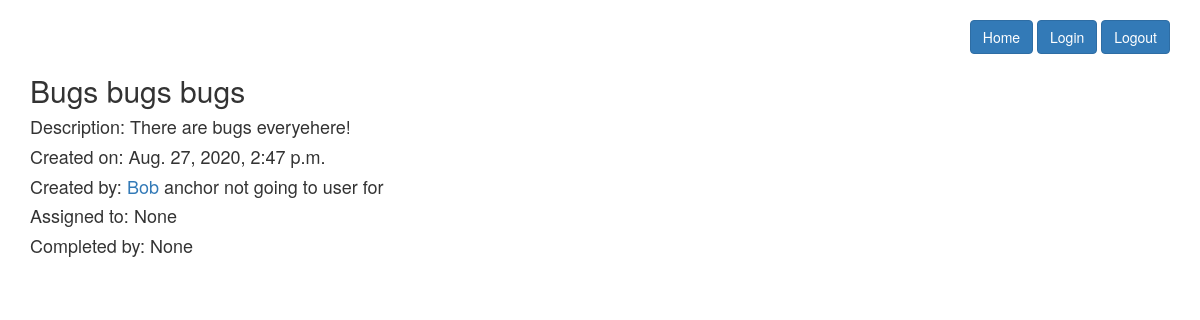
The page /ticket/2/ on the database as committed earlier.
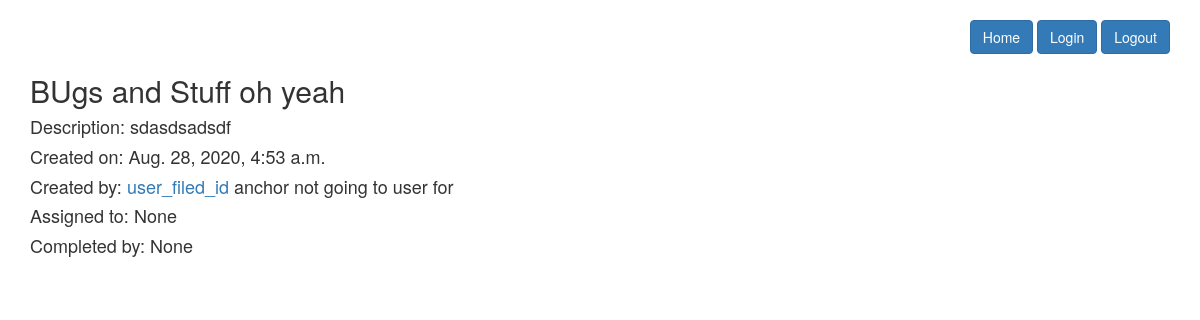
The same page on the database as committed later.
### homepage/models.py (models this page shows, shortened)
class Ticket(models.Model):
    title = models.CharField(max_length=50)
    post_date = models.DateTimeField(default=timezone.now)
    description = models.TextField()
    user_filed = models.CharField(max_length=50)
    status = models.CharField(max_length=50, default='New')
    user_assigned = models.CharField(max_length=50, blank=True, null=True)
    user_completed = models.CharField(max_length=50, blank=True, null=True)

### homepage/views.py (the view)
# urls.py: path('ticket/<int:ticket_id>/', ticket_detail_view, name="ticketview"),
def ticket_detail_view(request, ticket_id):
    my_ticket = Ticket.objects.filter(id=ticket_id).first()
    return render(request, "ticket_detail.html", {"ticket": my_ticket})

### templates/ticket_detail.html
{% extends 'base.html' %} {% block content %}
<br />
<div align="right">
  <a href="/" class="btn btn-primary">Home</a>&nbsp;<a
    href="/login/"
    class="btn btn-primary"
    >Login</a
  >&nbsp;<a href="/logout/" class="btn btn-primary">Logout</a>
</div>
{% if not ticket %}
<h1>The ticket you are looking for does not exist.</h1>
{% else %}
<h2>{{ ticket.title }}</h2>
<h4>Description: {{ ticket.description }}</h4>
<h4>Created on: {{ ticket.post_date }}</h4>
<h4>
  Created by:
  <a href="/user/{{ ticket.user_filed.id }}/">{{ ticket.user_filed }}</a> anchor
  not going to user for
</h4>
<h4>Assigned to: {{ ticket.user_assigned }}</h4>
<h4>Completed by: {{ ticket.user_completed }}</h4>
{% endif %} {% endblock %}

Rows that differ between the two databases and show on the page:
changed Ticket "None": title "Bugs bugs bugs" → "BUgs and Stuff oh yeah"; description "There are bugs everyehere!" → "sdasdsadsdf"; post_date "Aug. 27, 2020, 2:47 p.m." → "Aug. 28, 2020, 4:53 a.m."; user_filed "Bob" → "user_filed_id"
